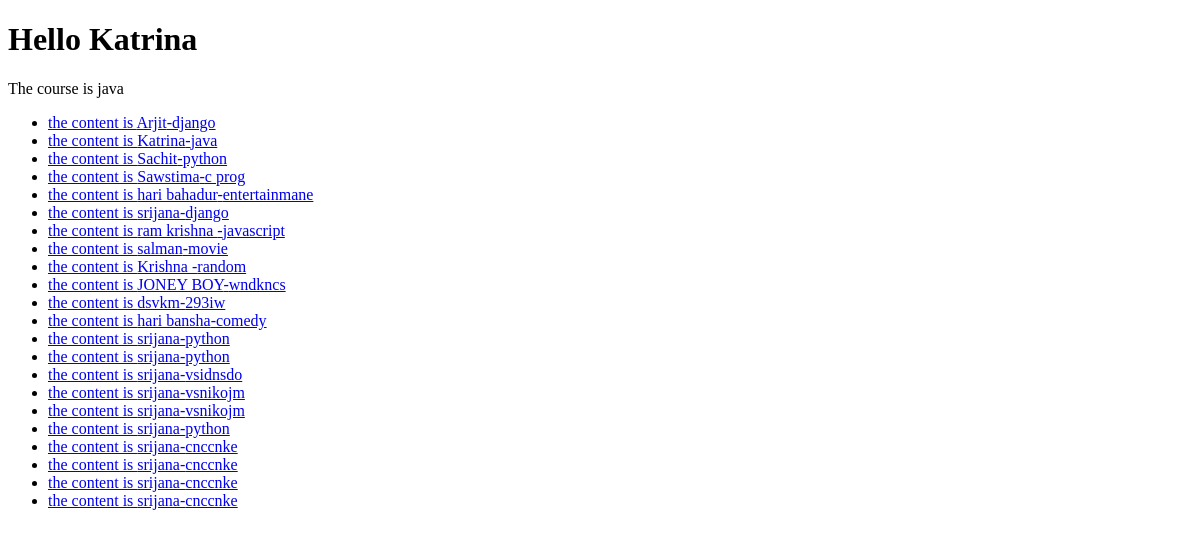
The app's page /, older data.
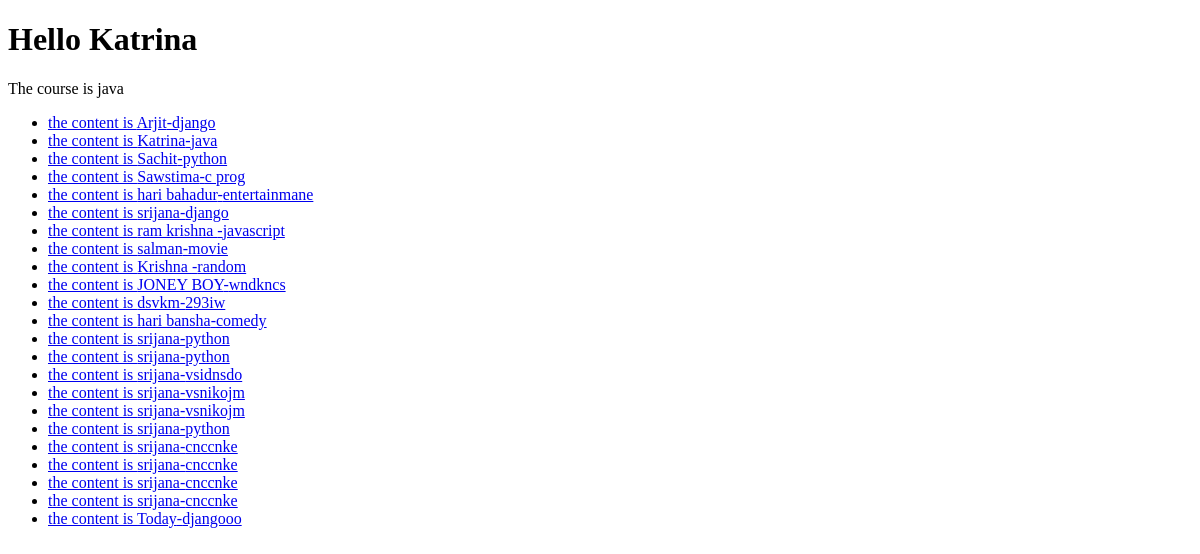
The same page, newer data.
### student/models.py (models this page shows, shortened)
class Student(models.Model):
    name = models.CharField(max_length=100)
    course = models.TextField()
    slug = models.SlugField(unique=True, null=True, blank=True)
    timestamp = models.DateTimeField(auto_now_add=True)
    updated = models.DateTimeField(auto_now=True)
    publish = models.DateTimeField(auto_now_add=False,auto_now =True,null=True,blank=True)

### trydjango/views.py (the view)
# urls.py: path("", home_view, name="home"),
def home_view(request,id =None , *args, **kwargs  ):
    number = random.randint(1, 6)
    obj = Student.objects.get(id=number)
    student_queryset = Student.objects.all()
    context ={
        "query_set"  : student_queryset,
        "object": obj,
        "name": obj.name,
        "course": obj.course,
    }
    hel_STRING = render_to_string("home_view.html", context=context)
    return HttpResponse(hel_STRING)

### templates/home_view.html
{% extends "base.html" %}
{% block content %}
<H1>Hello {{object.name}} </H1>
<p> The course is  {{object.course}} </p>
<ul>
{% for x in query_set %}
{% if x.name %}
         <li><a href="/students/{{x.id}}/">the content is {{x.name}}-{{x.course}}</li>
{% endif %}
{% endfor %}
</ul>
{% endblock %}

Row changes from the older to the newer data that the page shows:
added Student: name "Today", course "djangooo"
